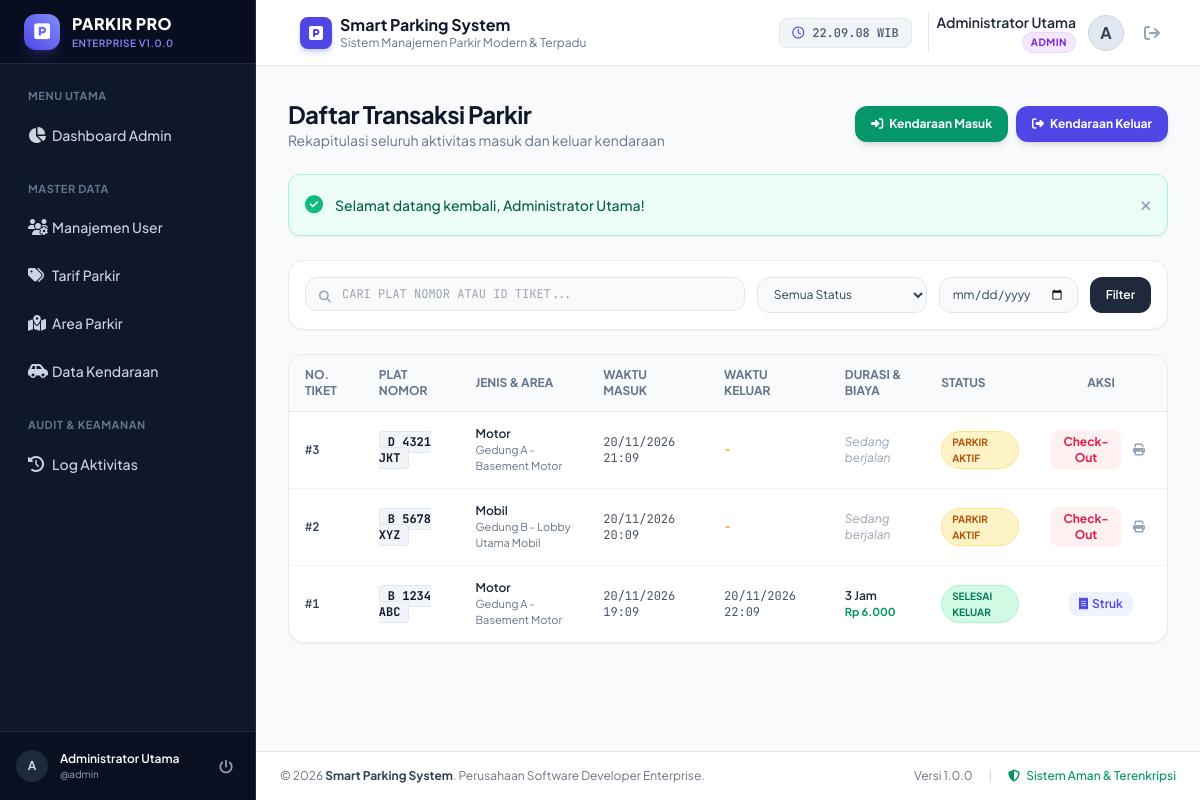
The app's page /modules/petugas/transaksi.php (signed in) with its own data.
### tables this page shows
CREATE TABLE `tb_transaksi` (
  `id_parkir` INT(11) NOT NULL AUTO_INCREMENT,
  `id_kendaraan` INT(11) NOT NULL,
  `waktu_masuk` DATETIME NOT NULL,
  `waktu_keluar` DATETIME DEFAULT NULL,
  `id_tarif` INT(11) NOT NULL,
  `durasi_jam` INT(5) DEFAULT NULL,
  `biaya_total` DECIMAL(10,0) DEFAULT NULL,
  `status` ENUM('masuk', 'keluar') NOT NULL DEFAULT 'masuk',
  `id_user` INT(11) NOT NULL,
  `id_area` INT(11) NOT NULL,
  PRIMARY KEY (`id_parkir`),
  KEY `fk_transaksi_kendaraan` (`id_kendaraan`),
  KEY `fk_transaksi_tarif` (`id_tarif`),
  KEY `fk_transaksi_user` (`id_user`),
  KEY `fk_transaksi_area` (`id_area`),
  KEY `idx_status_masuk` (`status`, `waktu_masuk`),
  KEY `idx_waktu_keluar` (`waktu_keluar`),
  CONSTRAINT `fk_transaksi_kendaraan` FOREIGN KEY (`id_kendaraan`) REFERENCES `tb_kendaraan` (`id_kendaraan`) ON UPDATE CASCADE ON DELETE RESTRICT,
  CONSTRAINT `fk_transaksi_tarif` FOREIGN KEY (`id_tarif`) REFERENCES `tb_tarif` (`id_tarif`) ON UPDATE CASCADE ON DELETE RESTRICT,
  CONSTRAINT `fk_transaksi_user` FOREIGN KEY (`id_user`) REFERENCES `tb_user` (`id_user`) ON UPDATE CASCADE ON DELETE RESTRICT,
  CONSTRAINT `fk_transaksi_area` FOREIGN KEY (`id_area`) REFERENCES `tb_area_parkir` (`id_area`) ON UPDATE CASCADE ON DELETE RESTRICT
);

CREATE TABLE `tb_kendaraan` (
  `id_kendaraan` INT(11) NOT NULL AUTO_INCREMENT,
  `plat_nomor` VARCHAR(15) NOT NULL,
  `jenis_kendaraan` VARCHAR(20) NOT NULL,
  `warna` VARCHAR(20) NOT NULL,
  `pemilik` VARCHAR(100) NOT NULL,
  `id_user` INT(11) NOT NULL,
  PRIMARY KEY (`id_kendaraan`),
  UNIQUE KEY `uq_plat_nomor` (`plat_nomor`),
  KEY `fk_kendaraan_user` (`id_user`),
  CONSTRAINT `fk_kendaraan_user` FOREIGN KEY (`id_user`) REFERENCES `tb_user` (`id_user`) ON UPDATE CASCADE ON DELETE RESTRICT
);

CREATE TABLE `tb_area_parkir` (
  `id_area` INT(11) NOT NULL AUTO_INCREMENT,
  `nama_area` VARCHAR(50) NOT NULL,
  `kapasitas` INT(5) NOT NULL,
  `terisi` INT(5) NOT NULL DEFAULT 0,
  PRIMARY KEY (`id_area`),
  KEY `idx_nama_area` (`nama_area`)
);

### functions/parkir.php (called while the page is built, shortened)
<?php
function format_rupiah($nominal) {
    return 'Rp ' . number_format((float)$nominal, 0, ',', '.');
}

### modules/petugas/transaksi.php (the view, shortened to what this page needs)
<?php
require_once __DIR__ . '/../../functions/parkir.php';
$pdo = get_db_connection();
$search        = trim($_GET['search'] ?? '');
$tanggal       = trim($_GET['tanggal'] ?? '');
$page          = (int)($_GET['page'] ?? 1);
$per_page      = 10;
$where_clauses = [];
$params = [];
$where_sql = !empty($where_clauses) ? "WHERE " . implode(" AND ", $where_clauses) : "";
$stmt_count = $pdo->prepare("
    SELECT COUNT(*)
    FROM tb_transaksi t
    JOIN tb_kendaraan k ON t.id_kendaraan = k.id_kendaraan
    $where_sql
");
$stmt_count->execute($params);
$total_records = (int)$stmt_count->fetchColumn();
$pagination = paginate($total_records, $page, $per_page);
$query_transaksi = "
    SELECT t.*, k.plat_nomor, k.jenis_kendaraan, k.warna, k.pemilik,
           a.nama_area, tf.tarif_per_jam, u.nama_lengkap AS nama_petugas
    FROM tb_transaksi t
    JOIN tb_kendaraan k ON t.id_kendaraan = k.id_kendaraan
    JOIN tb_area_parkir a ON t.id_area = a.id_area
    JOIN tb_tarif tf ON t.id_tarif = tf.id_tarif
    JOIN tb_user u ON t.id_user = u.id_user
    $where_sql
    ORDER BY t.id_parkir DESC
    LIMIT :limit OFFSET :offset
";
$stmt_trans = $pdo->prepare($query_transaksi);
$stmt_trans->bindValue(':limit', $pagination['per_page'], PDO::PARAM_INT);
$stmt_trans->bindValue(':offset', $pagination['offset'], PDO::PARAM_INT);
$stmt_trans->execute();
$transaksi = $stmt_trans->fetchAll();
require_once __DIR__ . '/../../includes/header.php';
?>
<div class="flex h-screen overflow-hidden bg-slate-50">
    <?php require_once __DIR__ . '/../../includes/sidebar.php'; ?>
    <div class="flex-1 flex flex-col min-w-0 overflow-y-auto">
        <?php require_once __DIR__ . '/../../includes/navbar.php'; ?>
        <main class="flex-1 p-4 sm:p-6 lg:p-8">
            <div class="max-w-7xl mx-auto space-y-6">
                <div class="flex flex-col sm:flex-row justify-between items-start sm:items-center gap-4">
                    <div>
                        <h2 class="text-2xl font-bold text-slate-900 tracking-tight">Daftar Transaksi Parkir</h2>
                        <p class="text-xs sm:text-sm text-slate-500">Rekapitulasi seluruh aktivitas masuk dan keluar kendaraan</p>
                    </div>
                    <div class="flex items-center space-x-2">
                        <a href="<?= BASE_URL ?>/modules/petugas/masuk.php" class="px-4 py-2.5 bg-emerald-600 hover:bg-emerald-700 text-white text-xs font-bold rounded-xl shadow-md transition-all flex items-center">
                            <i class="fa-solid fa-right-to-bracket mr-1.5"></i> Kendaraan Masuk
                        </a>
                        <a href="<?= BASE_URL ?>/modules/petugas/keluar.php" class="px-4 py-2.5 bg-indigo-600 hover:bg-indigo-700 text-white text-xs font-bold rounded-xl shadow-md transition-all flex items-center">
                            <i class="fa-solid fa-right-from-bracket mr-1.5"></i> Kendaraan Keluar
                        </a>
                    </div>
                </div>
                <?php require_once __DIR__ . '/../../includes/alerts.php'; ?>
                <div class="bg-white p-4 rounded-2xl border border-slate-200/80 shadow-sm flex flex-col sm:flex-row gap-3 items-center justify-between">
                    <form method="GET" class="flex flex-1 flex-col sm:flex-row gap-3 w-full">
                        <div class="relative flex-1">
                            <i class="fa-solid fa-magnifying-glass absolute left-3.5 top-3 text-slate-400 text-xs"></i>
                            <input type="text" name="search" value="<?= htmlspecialchars($search) ?>" placeholder="Cari plat nomor atau ID tiket..."
                                class="w-full pl-9 pr-4 py-2 text-xs bg-slate-50 border border-slate-200 rounded-xl focus:outline-none focus:ring-2 focus:ring-indigo-500 uppercase font-mono-code">
                        </div>
                        <select name="status" class="text-xs bg-slate-50 border border-slate-200 rounded-xl px-3 py-2 text-slate-700 focus:outline-none focus:ring-2 focus:ring-indigo-500">
                            <option value="">Semua Status</option>
                        </select>
                        <input type="date" name="tanggal" value="<?= htmlspecialchars($tanggal) ?>"
                            class="text-xs bg-slate-50 border border-slate-200 rounded-xl px-3 py-2 text-slate-700 focus:outline-none focus:ring-2 focus:ring-indigo-500">
                        <button type="submit" class="px-4 py-2 bg-slate-800 text-white text-xs font-semibold rounded-xl hover:bg-slate-900 transition-colors">
                            Filter
                        </button>
                    </form>
                </div>
                <div class="bg-white rounded-2xl border border-slate-200/80 shadow-sm overflow-hidden">
                    <div class="overflow-x-auto">
                        <table class="w-full text-left border-collapse text-xs">
                            <thead>
                                <tr class="bg-slate-50 border-b border-slate-200/80 text-slate-500 uppercase font-semibold">
                                    <th class="py-3 px-4">No. Tiket</th>
                                    <th class="py-3 px-4">Plat Nomor</th>
                                    <th class="py-3 px-4">Jenis & Area</th>
                                    <th class="py-3 px-4">Waktu Masuk</th>
                                    <th class="py-3 px-4">Waktu Keluar</th>
                                    <th class="py-3 px-4">Durasi & Biaya</th>
                                    <th class="py-3 px-4">Status</th>
                                    <th class="py-3 px-4 text-center">Aksi</th>
                                </tr>
                            </thead>
                            <tbody class="divide-y divide-slate-100">
                                <?php if (empty($transaksi)): ?>
                                    <tr>
                                        <td colspan="8" class="py-8 text-center text-slate-400">
                                            Tidak ditemukan transaksi parkir.
                                        </td>
                                    </tr>
                                <?php else: ?>
                                    <?php foreach ($transaksi as $t): ?>
                                        <tr class="hover:bg-slate-50/80 transition-colors">
                                            <td class="py-3.5 px-4 font-mono-code font-bold text-slate-700">
                                                #<?= $t['id_parkir'] ?>
                                            </td>
                                            <td class="py-3.5 px-4">
                                                <span class="font-mono-code font-bold text-slate-900 bg-slate-100 px-2 py-0.5 rounded border border-slate-200">
                                                    <?= htmlspecialchars($t['plat_nomor']) ?>
                                                </span>
                                            </td>
                                            <td class="py-3.5 px-4">
                                                <div class="font-semibold text-slate-800 capitalize"><?= htmlspecialchars($t['jenis_kendaraan']) ?></div>
                                                <div class="text-[11px] text-slate-500"><?= htmlspecialchars($t['nama_area']) ?></div>
                                            </td>
                                            <td class="py-3.5 px-4 font-mono-code text-slate-600">
                                                <?= date('d/m/Y H:i', strtotime($t['waktu_masuk'])) ?>
                                            </td>
                                            <td class="py-3.5 px-4 font-mono-code text-slate-600">
                                                <?= $t['waktu_keluar'] ? date('d/m/Y H:i', strtotime($t['waktu_keluar'])) : '<span class="text-amber-500 font-bold">-</span>' ?>
                                            </td>
                                            <td class="py-3.5 px-4">
                                                <?php if ($t['status'] === 'keluar'): ?>
                                                    <span class="font-semibold text-slate-800"><?= $t['durasi_jam'] ?> Jam</span>
                                                    <div class="text-[11px] font-bold text-emerald-600"><?= format_rupiah($t['biaya_total']) ?></div>
                                                <?php else: ?>
                                                    <span class="text-slate-400 italic">Sedang berjalan</span>
                                                <?php endif; ?>
                                            </td>
                                            <td class="py-3.5 px-4">
                                                <?php if ($t['status'] === 'masuk'): ?>
                                                    <span class="inline-block px-2.5 py-0.5 rounded-full text-[10px] font-bold bg-amber-100 text-amber-700 border border-amber-200 uppercase">
                                                        Parkir Aktif
                                                    </span>
                                                <?php else: ?>
                                                    <span class="inline-block px-2.5 py-0.5 rounded-full text-[10px] font-bold bg-emerald-100 text-emerald-700 border border-emerald-200 uppercase">
                                                        Selesai Keluar
                                                    </span>
                                                <?php endif; ?>
                                            </td>
                                            <td class="py-3.5 px-4 text-center">
                                                <div class="inline-flex items-center space-x-1.5">
                                                    <?php if ($t['status'] === 'masuk'): ?>
                                                        <a href="<?= BASE_URL ?>/modules/petugas/keluar.php?id=<?= $t['id_parkir'] ?>" class="px-2 py-1 bg-rose-50 text-rose-600 hover:bg-rose-100 rounded-lg text-xs font-bold transition-colors">
                                                            Check-Out
                                                        </a>
                                                        <a href="<?= BASE_URL ?>/modules/petugas/cetak.php?id=<?= $t['id_parkir'] ?>&type=masuk" target="_blank" class="p-1.5 text-slate-400 hover:text-indigo-600 rounded-lg transition-colors" title="Cetak Karcis Masuk">
                                                            <i class="fa-solid fa-print"></i>
                                                        </a>
                                                    <?php else: ?>
                                                        <a href="<?= BASE_URL ?>/modules/petugas/cetak.php?id=<?= $t['id_parkir'] ?>&type=keluar" target="_blank" class="px-2.5 py-1 bg-indigo-50 text-indigo-600 hover:bg-indigo-100 rounded-lg text-xs font-semibold transition-colors flex items-center">
                                                            <i class="fa-solid fa-receipt mr-1"></i> Struk
                                                        </a>
                                                    <?php endif; ?>
                                                </div>
                                            </td>
                                        </tr>
                                    <?php endforeach; ?>
                                <?php endif; ?>
                            </tbody>
                        </table>
                    </div>
                </div>
            </div>
        </main>
        <?php require_once __DIR__ . '/../../includes/footer.php'; ?>

### assets/css/style.css (style rules this page uses)
body { font-family: 'Plus Jakarta Sans', sans-serif; -webkit-font-smoothing: antialiased; }
.font-mono-code { font-family: 'JetBrains Mono', monospace; }

### records on screen
tb_transaksi: id_parkir "3", id_kendaraan.plat_nomor "D 4321 JKT", id_kendaraan.jenis_kendaraan "Motor", id_area.nama_area "Gedung A - Basement Motor", waktu_masuk "20/11/2026 21:09", status "Sedang berjalan"
tb_transaksi: id_parkir "2", id_kendaraan.plat_nomor "B 5678 XYZ", id_kendaraan.jenis_kendaraan "Mobil", id_area.nama_area "Gedung B - Lobby Utama Mobil", waktu_masuk "20/11/2026 20:09", status "Sedang berjalan"
tb_transaksi: id_parkir "1", id_kendaraan.plat_nomor "B 1234 ABC", id_kendaraan.jenis_kendaraan "Motor", id_area.nama_area "Gedung A - Basement Motor", waktu_masuk "20/11/2026 19:09", waktu_keluar "20/11/2026 22:09", durasi_jam "3", biaya_total "Rp 6.000", status "SELESAI KELUAR"

### other values on screen
APP_VERSION "1.0.0"
substr($user['nama_lengkap'] ?? 'U', 0, 1) "A"
$user['nama_lengkap'] "Administrator Utama"
$user['username'] "admin"
APP_NAME "Smart Parking System"
APP_SUBTITLE "Sistem Manajemen Parkir Modern & Terpadu"
$current_user['nama_lengkap'] "Administrator Utama"
$role "ADMIN"
substr($current_user['nama_lengkap'] ?? 'U', 0, 1) "A"
$flash['message'] "Selamat datang kembali, Administrator Utama!"
